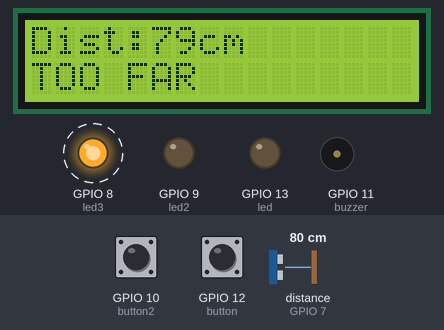
Bench run of a sketch on a simulated ESP32. On the bench: 16×2 character LCD, output pins drawn as LEDs (lit = HIGH), buzzer (waves = sounding). Wiring (inferred from the names in the program): ultrasonic range finder: trigger GPIO 6; echo GPIO 7. Dashed ring = blinking. The test bench sets the inputs (shaded band); at power-on: distance to the obstacle (sensor on GPIO 7) 80 cm, GPIO 10 (button2) HIGH, GPIO 12 (button) HIGH. The echo pulse lasts 58.3 µs per cm; pins used as bus, display or sensor lines are not drawn; what the sketch prints to the serial monitor is not drawn.

Above: at 2.2 s.
2.3 s: distance to the obstacle (sensor on GPIO 7) set to 56 cm
At 3.3 s:
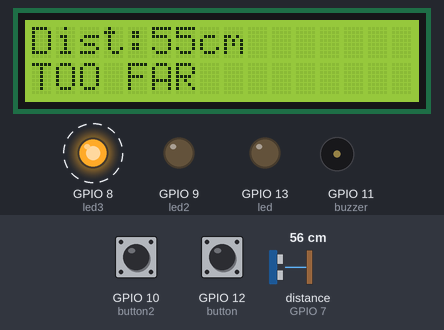
4.1 s: distance to the obstacle (sensor on GPIO 7) set to 46 cm
At 4.47 s:
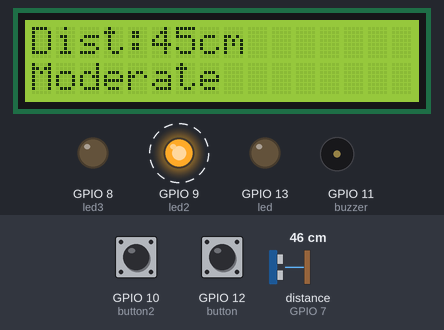
6.2 s: GPIO 10 (button2) pulled LOW for 0.65 s
At 6.52 s:
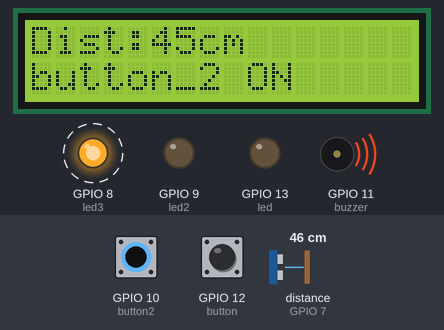
8.3 s: distance to the obstacle (sensor on GPIO 7) set to 9 cm
At 8.57 s:
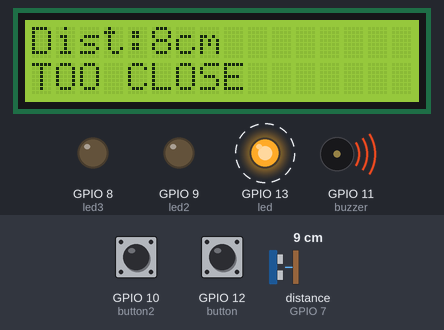
10.1 s: distance to the obstacle (sensor on GPIO 7) set to 2 cm
At 10.31 s:
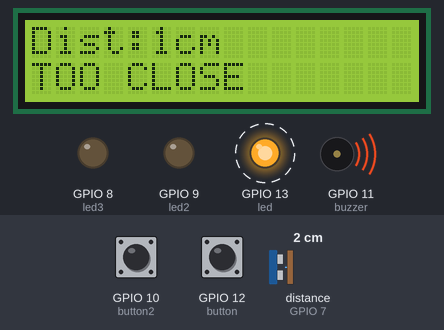
13.2 s: distance to the obstacle (sensor on GPIO 7) set to 4 cm
At 13.87 s:
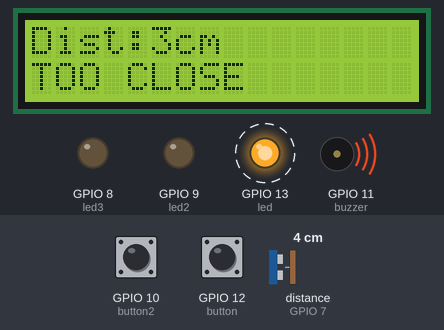
Timing chart, 0 to 17.3 s (numbered marks = the images above; inputs shaded):
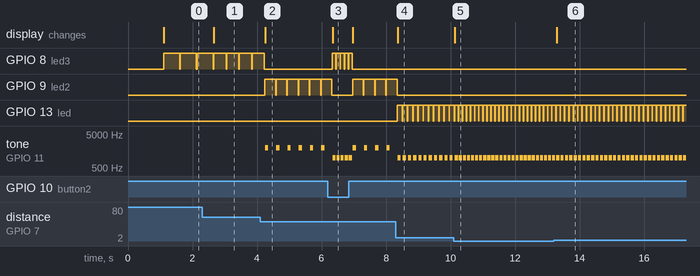

The sketch:

kapan_yah.ino
```cpp
#include <Wire.h>
#include <LiquidCrystal_I2C.h>

LiquidCrystal_I2C lcd(0x27, 16, 2);

int led = 13;
int led2 = 9;
int led3 = 8;
int button = 12;
int button2 = 10;
int buzzer = 11;

// HC-SR04
int trigPin = 6;
int echoPin = 7;

long duration;
int distance;

int buttonState = 0;
int buttonState2 = 0;

void setup() {
  Serial.begin(9600);
  lcd.init();
  lcd.backlight();

  pinMode(led, OUTPUT);
  pinMode(led2, OUTPUT);
  pinMode(led3, OUTPUT);
  pinMode(buzzer, OUTPUT);
  pinMode(button, INPUT_PULLUP);
  pinMode(button2, INPUT_PULLUP);

  // HC-SR04
  pinMode(trigPin, OUTPUT);
  pinMode(echoPin, INPUT);

  lcd.setCursor(0,0);
  lcd.print("System Start");
  delay(1000);
  lcd.clear();
}

void loop() {
  buttonState = digitalRead(button);
  buttonState2 = digitalRead(button2);

  // Clear trigger
  digitalWrite(trigPin, LOW);
  delayMicroseconds(2);

  // Send 10us pulse
  digitalWrite(trigPin, HIGH);
  delayMicroseconds(10);

  digitalWrite(trigPin, LOW);

  // Read echo time
  duration = pulseIn(echoPin, HIGH, 30000);

  // Convert to cm
  distance = duration * 0.034 / 2;

  Serial.print("Distance: ");
  Serial.print(distance);
  Serial.println(" cm");

  // Reset output
  digitalWrite(led, LOW);
  digitalWrite(led2, LOW);
  digitalWrite(led3, LOW);

  noTone(buzzer);

  lcd.clear();
  lcd.setCursor(0,0);
  lcd.print("Dist:");
  lcd.print(distance);
  lcd.print("cm");
  lcd.setCursor(0,1);

  if(buttonState == LOW && buttonState2 == LOW) {
    digitalWrite(led, HIGH);
    lcd.print("both pressed");
    tone(buzzer, 1000, 100);

  } else if(buttonState == LOW) {
    digitalWrite(led2, HIGH);
    lcd.print("button_1 ON");
    tone(buzzer, 1000, 100);

  } else if(buttonState2 == LOW) {
    digitalWrite(led3, HIGH);
    lcd.print("button_2 ON");
    tone(buzzer, 1000, 100);

  } else if(distance <= 20 && distance > 0) {
    digitalWrite(led, HIGH);
    lcd.print("TOO CLOSE");
    tone(buzzer, 1000, 100);

    // Faster beep when closer
    delay(distance * 5);

  } else if(distance <= 50) {
    digitalWrite(led2, HIGH);
    lcd.print("Moderate");
    tone(buzzer, 2000, 100);

    // Faster beep when closer
    delay(distance * 5);
  }

  else {
    lcd.print("TOO FAR");
    digitalWrite(led3, HIGH);
    delay(distance*5);
  }

  delay(100);
}
```

Measured:
- the behaviour switches between 52 and 51 cm on distance to the obstacle (sensor on GPIO 7) (found by bisection; images 1 and 2)
- after the input at 2.3 s, the display: changes after 0.36 s (image 1)
- after the input at 4.1 s, GPIO 8 (led3): goes on until 4.2 s, then stays LOW; GPIO 9 (led2): alternates HIGH for 0.34 s and LOW for 0.01 s, starting after 0.14 s; tone on GPIO 11 (buzzer): alternates 2000 Hz for 0.10 s and silent for 0.25 s, starting after 0.15 s; the display: changes after 0.15 s (image 2)
- after the input at 6.2 s, GPIO 8 (led3): alternates HIGH for 0.11 s and LOW for 0.01 s, 10 changes in all, then stays LOW, starting after 0.13 s; the display: changes after 0.14 s (image 3)
- after the input at 8.3 s, GPIO 9 (led2): goes on until 8.3 s, then stays LOW; GPIO 13 (led): alternates HIGH for 0.15 s and LOW for 0.01 s, starting after 0.05 s; tone on GPIO 11 (buzzer): alternates 1000 Hz for 0.10 s and silent for 0.06 s, starting after 0.06 s; the display: changes after 0.06 s (image 4)
- after the input at 10.1 s, the display: changes at once (image 5)
- after the input at 13.2 s, the display: changes after 0.09 s (image 6)
- by itself, GPIO 8 (led3): alternates HIGH for 0.38 s and LOW for 0.02 s
